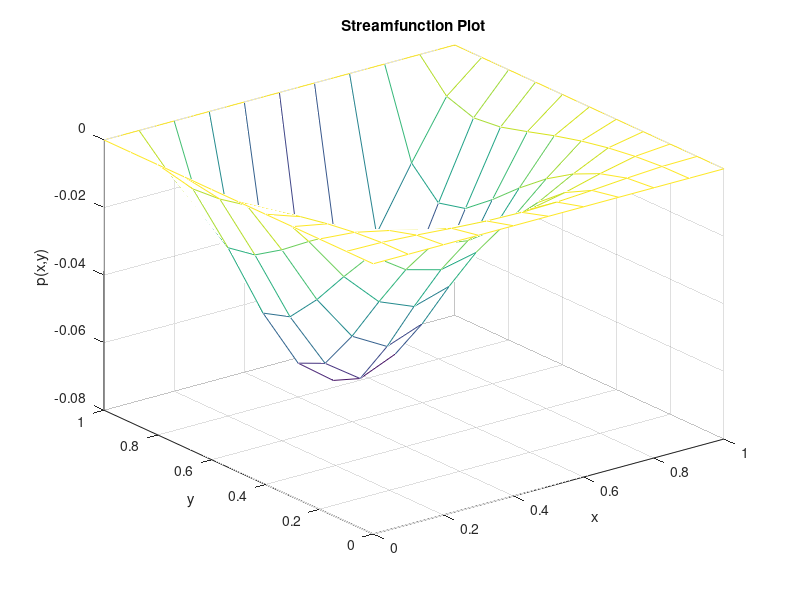
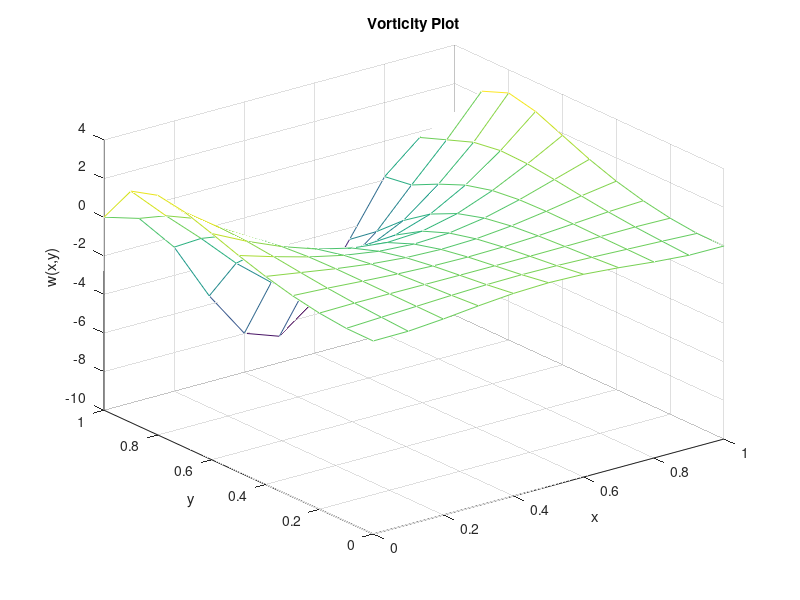

Here is the MATLAB script that generated these plots, in order:

%% Below is a Matlab code to integrate in time the vorticity equation


%   First change to $mu=0.1$, $nx=11$, $dt=0.035$, $dpic=0.025$ and $tfinal=0.525$.
%     The plot of the streamfunction should show the numerical instability.
%     Decreasing $dt$ to 0.3 nearly stabilises the result at this $tfinal$, while $dt=0.25$ works to $tfinal=3.0$.
%     This value of $dt$ is the marginal value, but that is for large grids, and small grids are slightly more stable.
%      Best to work at $dt=0.2*h*h/mu$

%  The code first calculates the boundary conditions to first-order, and then extrapolates these results to apply the conditions to second-order.
%    Use this second-order code.
%    Change to  $mu=0.1$, $nx=11$, $dpic=0.1$ and $tfinal=1.0$ and $dt=0.02$.
%    Find the value of $\omega(x=0.5,y=0.5,t=1.0)$.
%    Now decrease $dt$ to 0.01, 0.005, 0.0025 and 0.001.
%    Then with $nx=15$ try $dt$ = 0.01 (largest stable value), 0.005, 0.0025 and 0.001.
%    Finally with $nx=21$ try $dt=$ 0.005 (largest stable value), 0.0025 and 0.001.
%    Plot these results for $\psi(x=0.5,y=0.5,t=1.0)$ as a function of $dt$.
%    You could experiment by deleting the lines of the code that apply the boundary conditions at second-order.

%  Now set $tfinal=3.0$, $dpic=0.1$ and $dt=0.2*h*h/mu$ and obtain $\omega(x=0.5,y=0.5,t)$ to find how long it takes the vorticity to attain a steady value within 4 significant figures.
%     Compare your plots for the steady state of the streamfunction and the vorticity.

%  Gather results for different spatial resolutions $nx$ for the steady horizontal velocity $u$ at the mid-section $x=0.5 $, and plot on top of one another.

%  The code calculates the force on the top plate to second-order accuracy. Find the steady force for different spatial resolutions, $nx=11$, 15, 21, 29 and 41. Plot the force as a function of the grid size $h$.

% Change the top slip boundary condition from $u=\sin^2\pi x$ to $u=1$, i.e change
%%         w(i,nx)= -(sin(pi*(i-1)*h)*sin(pi*(i-1)*h)... 
%%   to    w(i,nx) = -1...
%  Find the  force on the top plate for various spatial resolutions, say $nx= 10$, 14, 20, 28 and 40. Show that the force diverges as the resolution increases as $F = 4.32\ln(1/h) - 3.75$.

 %% Streamfunction vorticity code
 clear all %clear all variables
 clc % clear output screen

 %Constants
 dpic	  = 0.5;
 tfinal = 3.0;
 mu	  = 0.1;  %i.e. Re=10
 nx	  = 10+1;
 ny	  = nx;  %different nx & ny gives non-square
 itmax    = 2*nx;
   
 w = zeros(nx,ny); % form a matrix of zeros (1..nx, 1..ny) 
 p = w; % w = vorticty, p = streamfunction
 wt = w; % wt = dw/dt
   
 %Initialization
 h = 1/(nx-1); %h = dx (=dy); so x-size is 1, y-size is ny/nx
 t = 0;
 r = 2/(1+ pi/(nx-1)); %SOR parameter
 dt = 0.2*h*h/mu; 
   
 for i= 1:nx
   for j=1:ny
     p(i,j) = 0;
     w(i,j) = 0;
   end
 end
   
 %% Main program starts here
 tpic = t + dpic - 0.5*t;
 while(t<tfinal)
   while(t<tpic)

     % Main Poisson solver: solve nabla^2 p = - w
     for it = 1:itmax % iterations start here
       for i = 2:nx-1 
         for j = 2:ny-1
           p(i,j) = (1-r)*p(i,j) + r*0.25*(p(i-1,j) + p(i+1,j) + ...
                  p(i,j-1) + p(i,j+1) + h*h*w(i,j) );  
         end
       end
     end % iterations end here
       
     % Time-step vorticity
           
     % BC 1st order
     for i= 2:nx-1
       w(i,1) =  -((p(i,2)-p(i,1))/h - 0)/(0.5*h);
       w(i,ny)= -(sin(pi*(i-1)*h)*sin(pi*(i-1)*h)... 
                    -(p(i,ny)-p(i,ny-1))/h)/(0.5*h);
     end
     for j= 2:ny-1
       w(1,j) = ((-(p(2,j)-p(1,j))/h) - 0)/(0.5*h);
       w(nx,j) = (0 - (-(p(nx,j)-p(nx-1,j))/h))/(0.5*h);
     end
           
     %BC 2nd order correction
     for i = 2:nx-1
       w(i,1) =  (4*w(i,1)  - w(i,2))/3;
       w(i,ny) = (4*w(i,ny) - w(i,ny-1))/3;
     end
     for j = 2:ny-1
       w(1,j) =  (4*w(1,j)  - w(2,j))/3;
       w(nx,j) = (4*w(nx,j) - w(nx-1,j))/3;
     end
     % end of bcs
        
     for i = 2:nx-1
       for j = 2:ny-1  
         wt(i,j) =-(p(i,j+1)-p(i,j-1))*(w(i+1,j)-w(i-1,j))/(4*h*h)...
            + (p(i+1,j)-p(i-1,j))*(w(i,j+1)-w(i,j-1))/(4*h*h)...
            + mu*(w(i+1,j)+w(i-1,j)+w(i,j+1)+w(i,j-1)-4*w(i,j))/(h*h);
       end
     end
        
     for i = 2:nx-1
       for j = 2:ny-1
         w(i,j) = w(i,j) + dt*wt(i,j);       
       end
     end
     t = t + dt;
        
   end %endwhile t<tpic

   formatSpec2='t=%10.5f; w(0.5, 0.5)=%10.5f\n ';
   fprintf(formatSpec2, t, w(round(nx/2),round(ny/2)));
   tpic = t + dpic - 0.5*dt;
 end %endwhile t<tfinal
    
 %Plot 'p', streamfunction 
 figure(1)   
 tx = linspace (0, (nx-1)*h, nx)';
 ty = linspace (0, (ny-1)*h, ny)';    
 [xx, yy] = meshgrid (tx, ty);
 mesh (tx, ty, p');
 xlabel ("x");
 ylabel ("y");
 zlabel ("p(x,y)");
 title ("Streamfunction Plot");
 % End of plot 'p'
    
 %Plot 'w' vorticity
 figure(2)    
 tx = linspace (0, (nx-1)*h, nx)';
 ty = linspace (0, (ny-1)*h, ny)';
 [xx, yy] = meshgrid (tx, ty);
 mesh (tx, ty, w');
 xlabel ("x");
 ylabel ("y");
 zlabel ("w(x,y)");
 title ("Vorticity Plot");
 % End of plot 'w'
        
 % midu: 'u' along x=0.5
 i = round(nx/2);
 for j = 2:ny
   formatSpec3='y=%10.5f; u=%10.5f\n ';
   fprintf(formatSpec3, h*(j-1-0.5), (p(i,j)-p(i,j-1))/h);
 end

 % Force calculation   
 q = 0;
 for i = 2:nx-1 
   q = q + (2*p(i,ny) - 5*p(i,ny-1) + 4*p(i,ny-2) -p(i,ny-3))/h;
   %1st order: (p[i,ny] - 2*p[i,ny-1] + p[i,ny-2])/h;
   %2nd order:(2*p[i,ny] - 5*p[i,ny-1] + 4*p[i,ny-2] -p[i,ny-3])/h;
 end
 formatSpec1='t=%10.4f; q=%10.5f\n;'; 
 fprintf(formatSpec1, t, q );
 % End of Force calculation
       
 % Final output
 formatSpec4='h=%10.5f; w(0.5,0.5)=%10.5f\n ';
 fprintf(formatSpec4, h, w(round(nx/2),round(ny/2)));
